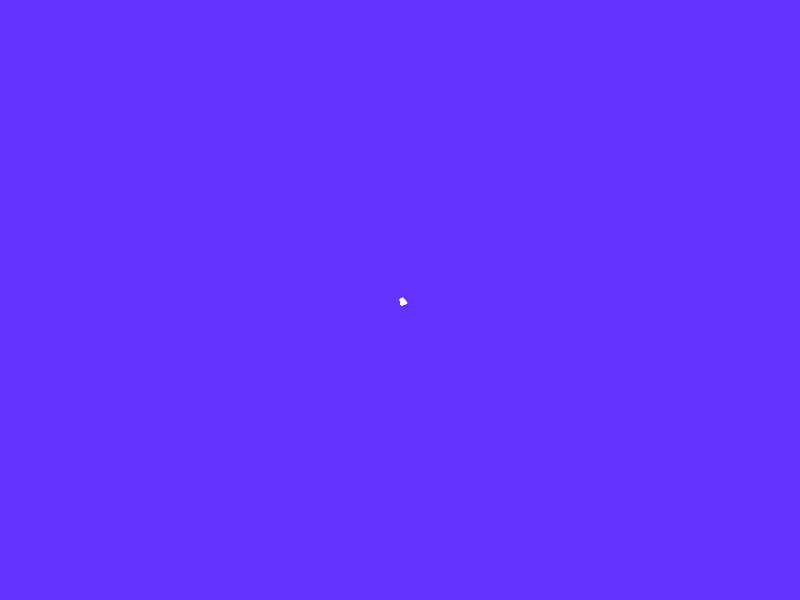
Frame 1 (no input)
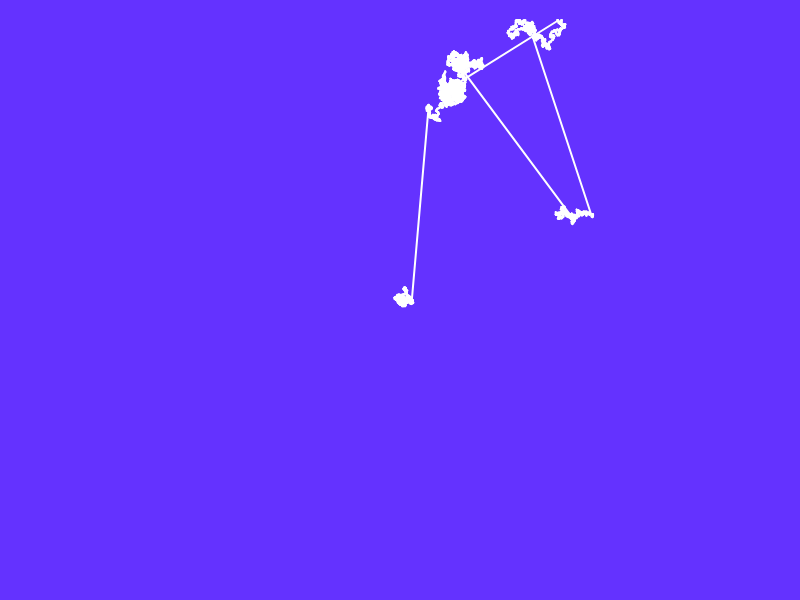
Frame 60 (no input)
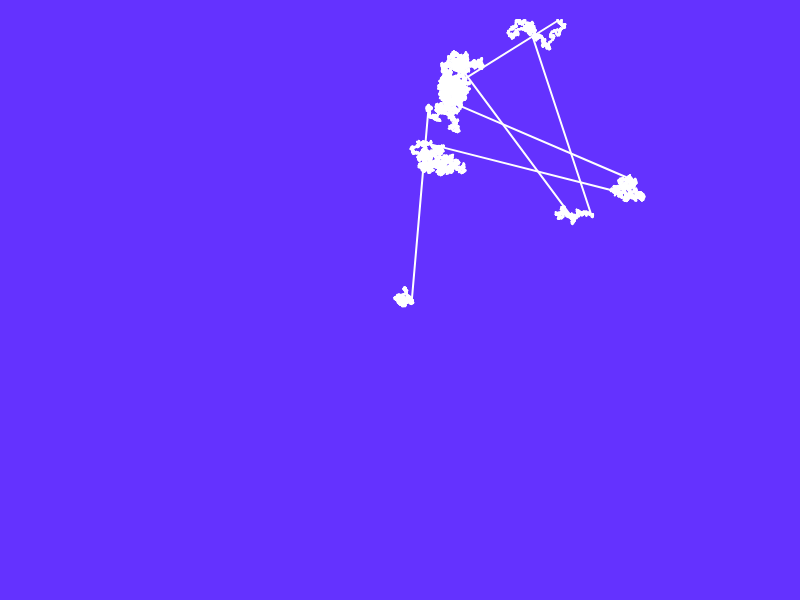
Frame 120 (the mouse pressed at the canvas centre since frame 60)

The p5.js sketch that drew these frames (run headless with seeded random() and noise() and a simulated clock; from frame 60 on, the mouse is pressed at the canvas centre):

// p5.js sketch
// ── sketch.js
let pos;
let prev

function setup() {
  createCanvas(800, 600);
  pos = createVector(width / 2, height / 2);
  background(100, 50, 255);
  prev = pos.copy();
}

function draw() {
  for (let i = 0; i < 100; i++) {
    prev.set(pos);
    let step = p5.Vector.random2D(); // it gives a unit vector
    let r = random(1);
    if (r < 0.0005) {
      step.setMag(200);
    }
    pos.add(step);

    if (pos.x > (width - 20)) pos.x = width - 21;
    if (pos.x < 20) pos.x = 21;
    if (pos.y > (height - 20)) pos.y = height - 21;
    if (pos.y < 20) pos.y = 21;
    stroke(255);
    strokeWeight(2);
    line(pos.x, pos.y, prev.x, prev.y);
  }
}
